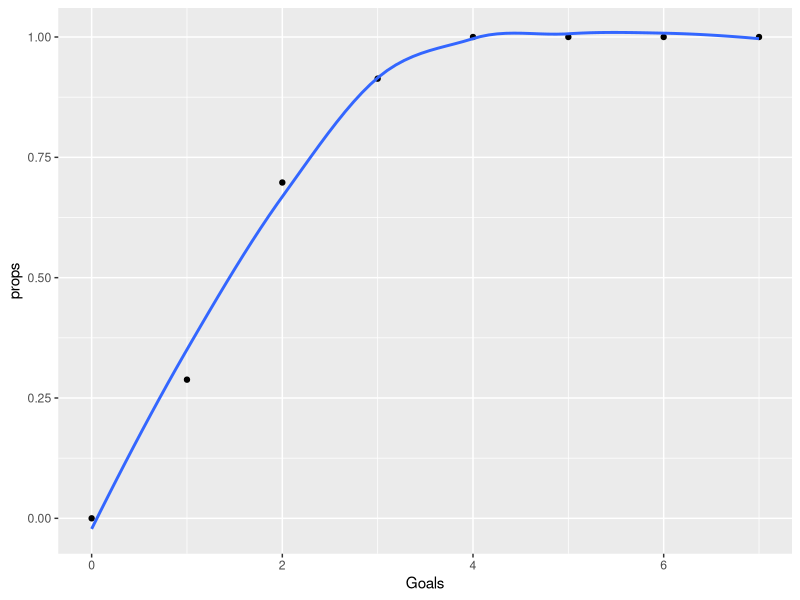

Write the R code that produced this figure.
Titanic <- read.csv("Logistic Regression/Titanic_imputed.csv")

Titanic$pclass <- as.factor(Titanic$pclass)
Titanic$survived <- factor(Titanic$survived, levels = c(0,1),
                           labels = c("No", "Yes"))

model1 <- glm(survived~sex, data = Titanic, family = "binomial")
summary(model1)

exp(coef(model1))

1/0.08843935

addmargins(table(Titanic$sex, Titanic$survived))

model2 <- glm(survived ~ sex + pclass + age + sibsp, family = "binomial", data = Titanic)
summary(model2)

exp(coef(model2))
coef(model2)
exp(3.29101970 -0.30032638*2 - 0.02688245*17) /(1 + exp(3.29101970 -0.30032638*2 - 0.02688245*17))
exp(3.29101970 -2.07951031 - 2.56329858 - 0.02688245*20) / ( 1 + exp(3.29101970 -2.07951031 - 2.56329858 - 0.02688245*20))

# class 2 Football database

seria <- read.csv("Logistic Regression/seriea_games.csv")
head(seria)
                                         
fmod <- glm(Result ~ FTHG, family = "binomial", data =seria)
summary(fmod)

exp(coef(fmod))

t <- table(seria$FTHG, seria$Result)
t
Wins <- t[,2]
df <- data.frame(Goals = 0:7, Wins)
df

df$props <- prop.table(t,1)[,2]

library(ggplot2)
ggplot(df, aes(x = Goals, y = props)) + geom_point() + geom_smooth(se = F)















 